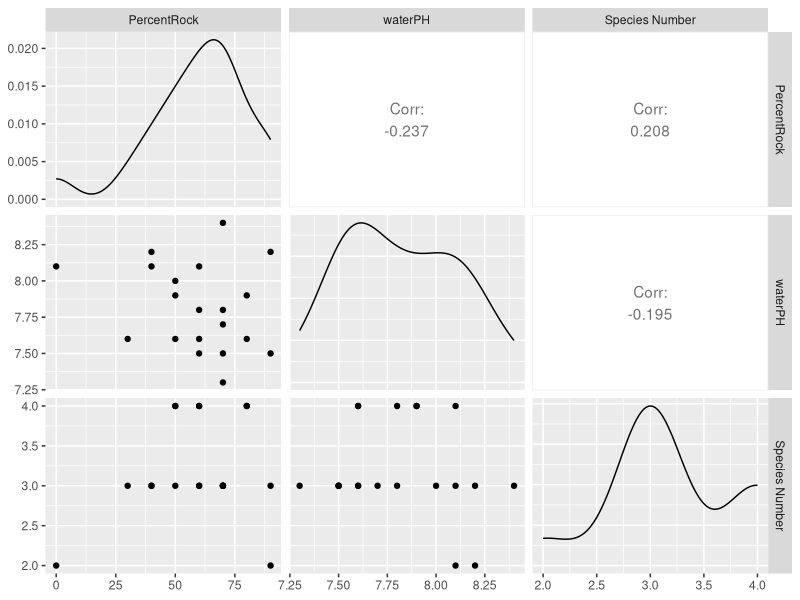
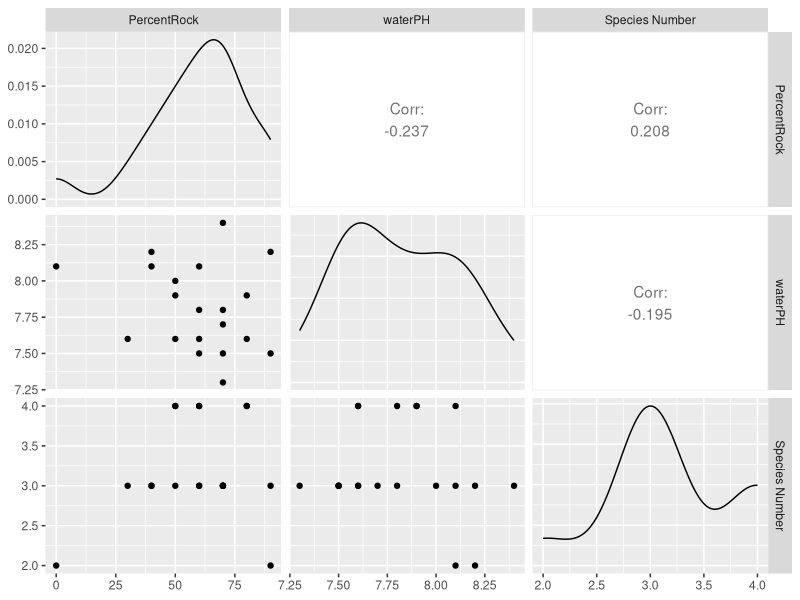

The R source for these figures, in order:
## ---- chunk 1
#install.packages("tidyverse")
#install.packages("readxl")
#install.packages("GGally")
## ---- chunk 2
library(tidyverse)
library(readxl)
library(GGally)
## ---- chunk 3
list.files("data")
## ---- chunk 4
excel_sheets("data/rockydata.xlsx")
## ---- chunk 5
sites <- read_xlsx("data/rockydata.xlsx", sheet = "Sites")
## ---- chunk 6
sites
## ---- chunk 7
species <- read_xlsx("data/rockydata.xlsx", sheet = "Species")
## ---- chunk 8
species
## ---- chunk 9
sites %>%
pivot_longer(cols = c("PercentRock", "waterPH", "SurfaceTemp"), names_to = "variable", values_to = "value")
## ---- chunk 10
species %>%
select(Site, Point, WorkingName) %>%
mutate(Presence = 1) %>% # adds a column called "Presence" filled with "1"
  pivot_wider(names_from = WorkingName, values_from = Presence, values_fill = 0)
## ---- chunk 11
read_xlsx("data/rockydata.xlsx", sheet = "Species") %>% 
  unite("SitePoint", Site:Point, sep = "_") %>%
  select(SitePoint, WorkingName) %>%
  mutate(Presence = 1) %>% # adds a column called "Presence" filled with "1"
  pivot_wider(names_from = WorkingName, values_from = Presence, values_fill = 0)
## ---- chunk 12
sr <- read_xlsx("data/rockydata.xlsx", sheet = "Species") %>% 
  unite("SitePoint", Site:Point, sep = "_") %>%
  select(SitePoint, WorkingName) %>% 
  group_by(SitePoint) %>%
  summarize(`Species Number` = n())

sr
## ---- chunk 13
read_xlsx("data/rockydata.xlsx", sheet = "Sites") %>%
  select(SitePoint, PercentRock, waterPH) %>%
  left_join(sr, by = "SitePoint")
## ---- chunk 14
read_xlsx("data/rockydata.xlsx", sheet = "Sites") %>%
  select(SitePoint, PercentRock, waterPH) %>%
  left_join(sr, by = "SitePoint") %>%
  GGally::ggpairs(columns = 2:ncol(.))
## ---- chunk 15
print(last_plot())
